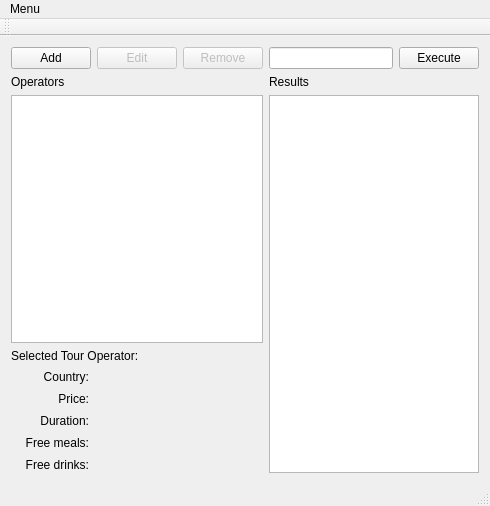
<?xml version="1.0" encoding="UTF-8"?>
<ui version="4.0">
 <class>MainWindow</class>
 <widget class="QMainWindow" name="MainWindow">
  <property name="geometry">
   <rect>
    <x>0</x>
    <y>0</y>
    <width>490</width>
    <height>506</height>
   </rect>
  </property>
  <property name="windowTitle">
   <string>TourOperators</string>
  </property>
  <widget class="QWidget" name="centralWidget">
   <layout class="QHBoxLayout" name="horizontalLayout_4">
    <item>
     <layout class="QHBoxLayout" name="horizontalLayout">
      <item>
       <layout class="QVBoxLayout" name="verticalLayout">
        <item>
         <layout class="QHBoxLayout" name="horizontalLayout_2">
          <item>
           <widget class="QPushButton" name="addButton">
            <property name="text">
             <string>Add</string>
            </property>
           </widget>
          </item>
          <item>
           <widget class="QPushButton" name="editButton">
            <property name="enabled">
             <bool>false</bool>
            </property>
            <property name="text">
             <string>Edit</string>
            </property>
           </widget>
          </item>
          <item>
           <widget class="QPushButton" name="removeButton">
            <property name="enabled">
             <bool>false</bool>
            </property>
            <property name="text">
             <string>Remove</string>
            </property>
           </widget>
          </item>
         </layout>
        </item>
        <item>
         <widget class="QLabel" name="label_13">
          <property name="text">
           <string>Operators</string>
          </property>
         </widget>
        </item>
        <item>
         <widget class="QListWidget" name="tourOperatorList"/>
        </item>
        <item>
         <widget class="QLabel" name="label_11">
          <property name="text">
           <string>Selected Tour Operator:</string>
          </property>
         </widget>
        </item>
        <item>
         <layout class="QGridLayout" name="gridLayout">
          <property name="rightMargin">
           <number>90</number>
          </property>
          <item row="0" column="1">
           <widget class="QLabel" name="countryLabel">
            <property name="font">
             <font>
              <family>STIXIntegralsUp</family>
              <weight>75</weight>
              <italic>false</italic>
              <bold>true</bold>
             </font>
            </property>
            <property name="text">
             <string/>
            </property>
            <property name="textFormat">
             <enum>Qt::AutoText</enum>
            </property>
           </widget>
          </item>
          <item row="0" column="0">
           <widget class="QLabel" name="label_2">
            <property name="layoutDirection">
             <enum>Qt::LeftToRight</enum>
            </property>
            <property name="text">
             <string>&lt;html&gt;&lt;head/&gt;&lt;body&gt;&lt;p align=&quot;right&quot;&gt;Country:&lt;/p&gt;&lt;/body&gt;&lt;/html&gt;</string>
            </property>
           </widget>
          </item>
          <item row="1" column="0">
           <widget class="QLabel" name="label_3">
            <property name="text">
             <string>&lt;html&gt;&lt;head/&gt;&lt;body&gt;&lt;p align=&quot;right&quot;&gt;Price:&lt;/p&gt;&lt;/body&gt;&lt;/html&gt;</string>
            </property>
           </widget>
          </item>
          <item row="1" column="1">
           <widget class="QLabel" name="priceLabel">
            <property name="font">
             <font>
              <family>STIXIntegralsUp</family>
              <weight>75</weight>
              <bold>true</bold>
             </font>
            </property>
            <property name="text">
             <string/>
            </property>
           </widget>
          </item>
          <item row="2" column="0">
           <widget class="QLabel" name="label_5">
            <property name="text">
             <string>&lt;html&gt;&lt;head/&gt;&lt;body&gt;&lt;p align=&quot;right&quot;&gt;Duration:&lt;/p&gt;&lt;/body&gt;&lt;/html&gt;</string>
            </property>
           </widget>
          </item>
          <item row="2" column="1">
           <widget class="QLabel" name="durationLabel">
            <property name="font">
             <font>
              <family>STIXIntegralsUp</family>
              <weight>75</weight>
              <bold>true</bold>
             </font>
            </property>
            <property name="text">
             <string/>
            </property>
           </widget>
          </item>
          <item row="3" column="0">
           <widget class="QLabel" name="label_7">
            <property name="layoutDirection">
             <enum>Qt::LeftToRight</enum>
            </property>
            <property name="text">
             <string>&lt;html&gt;&lt;head/&gt;&lt;body&gt;&lt;p align=&quot;right&quot;&gt;Free meals:&lt;/p&gt;&lt;/body&gt;&lt;/html&gt;</string>
            </property>
           </widget>
          </item>
          <item row="3" column="1">
           <widget class="QLabel" name="freeMealsLabel">
            <property name="font">
             <font>
              <family>STIXIntegralsUp</family>
              <weight>75</weight>
              <bold>true</bold>
             </font>
            </property>
            <property name="text">
             <string/>
            </property>
           </widget>
          </item>
          <item row="4" column="0">
           <widget class="QLabel" name="label_9">
            <property name="font">
             <font>
              <weight>50</weight>
              <bold>false</bold>
             </font>
            </property>
            <property name="layoutDirection">
             <enum>Qt::LeftToRight</enum>
            </property>
            <property name="text">
             <string>&lt;html&gt;&lt;head/&gt;&lt;body&gt;&lt;p align=&quot;right&quot;&gt;Free drinks:&lt;/p&gt;&lt;/body&gt;&lt;/html&gt;</string>
            </property>
           </widget>
          </item>
          <item row="4" column="1">
           <widget class="QLabel" name="freeDrinksLabel">
            <property name="font">
             <font>
              <family>STIXIntegralsUp</family>
              <weight>75</weight>
              <bold>true</bold>
             </font>
            </property>
            <property name="text">
             <string/>
            </property>
           </widget>
          </item>
         </layout>
        </item>
       </layout>
      </item>
      <item>
       <layout class="QVBoxLayout" name="verticalLayout_3">
        <item>
         <layout class="QHBoxLayout" name="horizontalLayout_3">
          <item>
           <widget class="QLineEdit" name="countrySearchInput"/>
          </item>
          <item>
           <widget class="QPushButton" name="executeButton">
            <property name="text">
             <string>Execute</string>
            </property>
           </widget>
          </item>
         </layout>
        </item>
        <item>
         <widget class="QLabel" name="label_12">
          <property name="text">
           <string>Results</string>
          </property>
         </widget>
        </item>
        <item>
         <widget class="QListWidget" name="resultOperatorList"/>
        </item>
       </layout>
      </item>
     </layout>
    </item>
   </layout>
  </widget>
  <widget class="QMenuBar" name="menuBar">
   <property name="geometry">
    <rect>
     <x>0</x>
     <y>0</y>
     <width>490</width>
     <height>19</height>
    </rect>
   </property>
   <widget class="QMenu" name="menuMenu">
    <property name="title">
     <string>Menu</string>
    </property>
    <addaction name="separator"/>
    <addaction name="actionNew_list"/>
    <addaction name="separator"/>
    <addaction name="actionSave_to_JSON"/>
    <addaction name="actionLoad_from_JSON"/>
   </widget>
   <addaction name="menuMenu"/>
  </widget>
  <widget class="QStatusBar" name="statusBar"/>
  <widget class="QToolBar" name="toolBar">
   <property name="windowTitle">
    <string>toolBar</string>
   </property>
   <attribute name="toolBarArea">
    <enum>TopToolBarArea</enum>
   </attribute>
   <attribute name="toolBarBreak">
    <bool>false</bool>
   </attribute>
  </widget>
  <action name="actionSave_to_JSON">
   <property name="text">
    <string>Save to JSON</string>
   </property>
  </action>
  <action name="actionLoad_from_JSON">
   <property name="text">
    <string>Load from JSON</string>
   </property>
  </action>
  <action name="actionNew_list">
   <property name="text">
    <string>New list</string>
   </property>
  </action>
 </widget>
 <layoutdefault spacing="6" margin="11"/>
 <tabstops>
  <tabstop>addButton</tabstop>
  <tabstop>editButton</tabstop>
  <tabstop>removeButton</tabstop>
  <tabstop>tourOperatorList</tabstop>
  <tabstop>countrySearchInput</tabstop>
  <tabstop>executeButton</tabstop>
  <tabstop>resultOperatorList</tabstop>
 </tabstops>
 <resources/>
 <connections/>
</ui>
